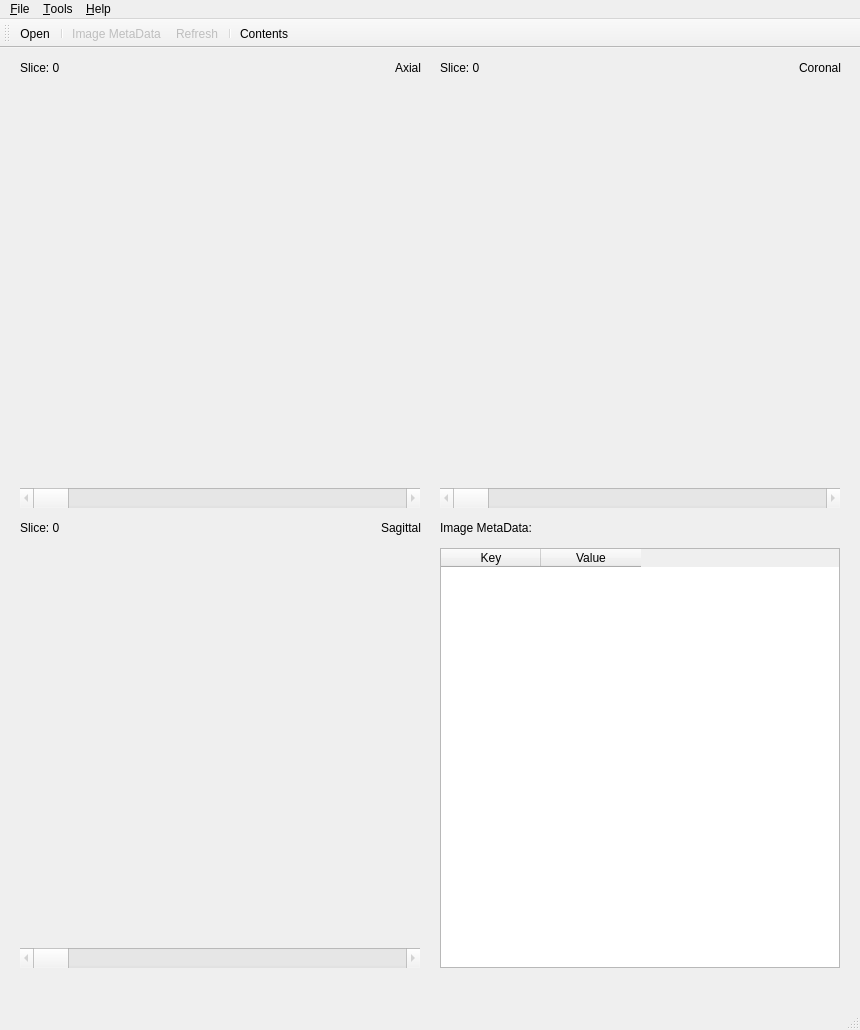
<?xml version="1.0" encoding="UTF-8"?>
<ui version="4.0">
 <class>MainWindow</class>
 <widget class="QMainWindow" name="MainWindow">
  <property name="geometry">
   <rect>
    <x>0</x>
    <y>0</y>
    <width>860</width>
    <height>1030</height>
   </rect>
  </property>
  <property name="sizePolicy">
   <sizepolicy hsizetype="Preferred" vsizetype="Preferred">
    <horstretch>0</horstretch>
    <verstretch>0</verstretch>
   </sizepolicy>
  </property>
  <property name="windowTitle">
   <string>DICOM Viewer</string>
  </property>
  <widget class="QWidget" name="centralWidget">
   <widget class="QVTKWidget" name="qvtkWidgetAxl" native="true">
    <property name="geometry">
     <rect>
      <x>20</x>
      <y>40</y>
      <width>400</width>
      <height>400</height>
     </rect>
    </property>
   </widget>
   <widget class="QLabel" name="lblCurrentSliceAxl">
    <property name="geometry">
     <rect>
      <x>20</x>
      <y>10</y>
      <width>151</width>
      <height>20</height>
     </rect>
    </property>
    <property name="text">
     <string>Slice: 0</string>
    </property>
    <property name="alignment">
     <set>Qt::AlignLeading|Qt::AlignLeft|Qt::AlignVCenter</set>
    </property>
   </widget>
   <widget class="QVTKWidget" name="qvtkWidgetCor" native="true">
    <property name="geometry">
     <rect>
      <x>440</x>
      <y>40</y>
      <width>400</width>
      <height>400</height>
     </rect>
    </property>
   </widget>
   <widget class="QVTKWidget" name="qvtkWidgetSag" native="true">
    <property name="geometry">
     <rect>
      <x>20</x>
      <y>500</y>
      <width>400</width>
      <height>400</height>
     </rect>
    </property>
   </widget>
   <widget class="QLabel" name="lblCurrentSliceCor">
    <property name="geometry">
     <rect>
      <x>440</x>
      <y>10</y>
      <width>151</width>
      <height>20</height>
     </rect>
    </property>
    <property name="text">
     <string>Slice: 0</string>
    </property>
    <property name="alignment">
     <set>Qt::AlignLeading|Qt::AlignLeft|Qt::AlignVCenter</set>
    </property>
   </widget>
   <widget class="QLabel" name="lblCurrentSliceSag">
    <property name="geometry">
     <rect>
      <x>20</x>
      <y>470</y>
      <width>151</width>
      <height>20</height>
     </rect>
    </property>
    <property name="text">
     <string>Slice: 0</string>
    </property>
    <property name="alignment">
     <set>Qt::AlignLeading|Qt::AlignLeft|Qt::AlignVCenter</set>
    </property>
   </widget>
   <widget class="QScrollBar" name="hScrollBarCor">
    <property name="enabled">
     <bool>false</bool>
    </property>
    <property name="geometry">
     <rect>
      <x>440</x>
      <y>440</y>
      <width>400</width>
      <height>20</height>
     </rect>
    </property>
    <property name="orientation">
     <enum>Qt::Horizontal</enum>
    </property>
   </widget>
   <widget class="QScrollBar" name="hScrollBarAxl">
    <property name="enabled">
     <bool>false</bool>
    </property>
    <property name="geometry">
     <rect>
      <x>20</x>
      <y>440</y>
      <width>400</width>
      <height>20</height>
     </rect>
    </property>
    <property name="orientation">
     <enum>Qt::Horizontal</enum>
    </property>
   </widget>
   <widget class="QScrollBar" name="hScrollBarSag">
    <property name="enabled">
     <bool>false</bool>
    </property>
    <property name="geometry">
     <rect>
      <x>20</x>
      <y>900</y>
      <width>400</width>
      <height>20</height>
     </rect>
    </property>
    <property name="orientation">
     <enum>Qt::Horizontal</enum>
    </property>
   </widget>
   <widget class="QLabel" name="lblTitleAxl">
    <property name="geometry">
     <rect>
      <x>270</x>
      <y>10</y>
      <width>151</width>
      <height>20</height>
     </rect>
    </property>
    <property name="text">
     <string>Axial</string>
    </property>
    <property name="alignment">
     <set>Qt::AlignRight|Qt::AlignTrailing|Qt::AlignVCenter</set>
    </property>
   </widget>
   <widget class="QLabel" name="lblTitleCor">
    <property name="geometry">
     <rect>
      <x>690</x>
      <y>10</y>
      <width>151</width>
      <height>20</height>
     </rect>
    </property>
    <property name="text">
     <string>Coronal</string>
    </property>
    <property name="alignment">
     <set>Qt::AlignRight|Qt::AlignTrailing|Qt::AlignVCenter</set>
    </property>
   </widget>
   <widget class="QLabel" name="lblTitleSag">
    <property name="geometry">
     <rect>
      <x>270</x>
      <y>470</y>
      <width>151</width>
      <height>20</height>
     </rect>
    </property>
    <property name="text">
     <string>Sagittal</string>
    </property>
    <property name="alignment">
     <set>Qt::AlignRight|Qt::AlignTrailing|Qt::AlignVCenter</set>
    </property>
   </widget>
   <widget class="QTableWidget" name="tableMetaData">
    <property name="geometry">
     <rect>
      <x>440</x>
      <y>500</y>
      <width>400</width>
      <height>420</height>
     </rect>
    </property>
    <property name="frameShape">
     <enum>QFrame::StyledPanel</enum>
    </property>
    <property name="frameShadow">
     <enum>QFrame::Sunken</enum>
    </property>
    <property name="editTriggers">
     <set>QAbstractItemView::NoEditTriggers</set>
    </property>
    <property name="selectionBehavior">
     <enum>QAbstractItemView::SelectRows</enum>
    </property>
    <property name="columnCount">
     <number>2</number>
    </property>
    <attribute name="horizontalHeaderCascadingSectionResizes">
     <bool>false</bool>
    </attribute>
    <attribute name="verticalHeaderVisible">
     <bool>false</bool>
    </attribute>
    <attribute name="verticalHeaderStretchLastSection">
     <bool>false</bool>
    </attribute>
    <column>
     <property name="text">
      <string>Key</string>
     </property>
    </column>
    <column>
     <property name="text">
      <string>Value</string>
     </property>
    </column>
   </widget>
   <widget class="QLabel" name="lblImageMetaData">
    <property name="geometry">
     <rect>
      <x>440</x>
      <y>470</y>
      <width>121</width>
      <height>20</height>
     </rect>
    </property>
    <property name="text">
     <string>Image MetaData:</string>
    </property>
    <property name="alignment">
     <set>Qt::AlignLeading|Qt::AlignLeft|Qt::AlignVCenter</set>
    </property>
   </widget>
  </widget>
  <widget class="QStatusBar" name="statusBar"/>
  <widget class="QMenuBar" name="menuBar">
   <property name="geometry">
    <rect>
     <x>0</x>
     <y>0</y>
     <width>860</width>
     <height>22</height>
    </rect>
   </property>
   <property name="autoFillBackground">
    <bool>true</bool>
   </property>
   <property name="nativeMenuBar">
    <bool>false</bool>
   </property>
   <widget class="QMenu" name="menuFile">
    <property name="font">
     <font>
      <weight>50</weight>
      <bold>false</bold>
     </font>
    </property>
    <property name="title">
     <string>&amp;File</string>
    </property>
    <addaction name="actionOpen"/>
    <addaction name="separator"/>
    <addaction name="actionExit"/>
   </widget>
   <widget class="QMenu" name="menuHelp">
    <property name="title">
     <string>&amp;Help</string>
    </property>
    <addaction name="actionContents"/>
    <addaction name="actionAbout"/>
   </widget>
   <widget class="QMenu" name="menu_Tools">
    <property name="title">
     <string>&amp;Tools</string>
    </property>
    <addaction name="actionImageMetaData"/>
    <addaction name="actionRefresh"/>
   </widget>
   <addaction name="menuFile"/>
   <addaction name="menu_Tools"/>
   <addaction name="menuHelp"/>
  </widget>
  <widget class="QToolBar" name="toolBar">
   <property name="windowTitle">
    <string>toolBar</string>
   </property>
   <property name="toolButtonStyle">
    <enum>Qt::ToolButtonTextUnderIcon</enum>
   </property>
   <attribute name="toolBarArea">
    <enum>TopToolBarArea</enum>
   </attribute>
   <attribute name="toolBarBreak">
    <bool>false</bool>
   </attribute>
   <addaction name="actionOpen"/>
   <addaction name="separator"/>
   <addaction name="actionImageMetaData"/>
   <addaction name="actionRefresh"/>
   <addaction name="separator"/>
   <addaction name="actionContents"/>
  </widget>
  <action name="actionOpen">
   <property name="icon">
    <iconset resource="images.qrc">
     <normaloff>:/images/ic_folder_open.png</normaloff>:/images/ic_folder_open.png</iconset>
   </property>
   <property name="text">
    <string>Open</string>
   </property>
   <property name="shortcut">
    <string>Ctrl+O</string>
   </property>
  </action>
  <action name="actionExit">
   <property name="icon">
    <iconset resource="images.qrc">
     <normaloff>:/images/ic_close.png</normaloff>:/images/ic_close.png</iconset>
   </property>
   <property name="text">
    <string>Exit</string>
   </property>
   <property name="shortcut">
    <string>Ctrl+Q</string>
   </property>
  </action>
  <action name="actionContents">
   <property name="icon">
    <iconset resource="images.qrc">
     <normaloff>:/images/ic_help.png</normaloff>:/images/ic_help.png</iconset>
   </property>
   <property name="text">
    <string>Contents</string>
   </property>
   <property name="shortcut">
    <string>F1</string>
   </property>
  </action>
  <action name="actionAbout">
   <property name="text">
    <string>About</string>
   </property>
  </action>
  <action name="actionAddMark">
   <property name="checkable">
    <bool>true</bool>
   </property>
   <property name="enabled">
    <bool>false</bool>
   </property>
   <property name="icon">
    <iconset resource="images.qrc">
     <normaloff>:/images/ic_marker_add.png</normaloff>:/images/ic_marker_add.png</iconset>
   </property>
   <property name="text">
    <string>Add Marker</string>
   </property>
   <property name="shortcut">
    <string>Ctrl+M</string>
   </property>
  </action>
  <action name="actionDelMark">
   <property name="enabled">
    <bool>false</bool>
   </property>
   <property name="icon">
    <iconset resource="images.qrc">
     <normaloff>:/images/ic_marker_del.png</normaloff>:/images/ic_marker_del.png</iconset>
   </property>
   <property name="text">
    <string>Remove Marker</string>
   </property>
   <property name="shortcut">
    <string>Del</string>
   </property>
  </action>
  <action name="actionImageMetaData">
   <property name="checkable">
    <bool>true</bool>
   </property>
   <property name="enabled">
    <bool>false</bool>
   </property>
   <property name="icon">
    <iconset resource="images.qrc">
     <normaloff>:/images/ic_info.png</normaloff>:/images/ic_info.png</iconset>
   </property>
   <property name="text">
    <string>Image MetaData</string>
   </property>
   <property name="toolTip">
    <string>Image MetaData</string>
   </property>
  </action>
  <action name="actionRefresh">
   <property name="enabled">
    <bool>false</bool>
   </property>
   <property name="icon">
    <iconset resource="images.qrc">
     <normaloff>:/images/ic_refresh.png</normaloff>:/images/ic_refresh.png</iconset>
   </property>
   <property name="text">
    <string>Refresh</string>
   </property>
   <property name="toolTip">
    <string>Refresh</string>
   </property>
   <property name="shortcut">
    <string>F5</string>
   </property>
  </action>
  <action name="actionClrMark">
   <property name="enabled">
    <bool>false</bool>
   </property>
   <property name="icon">
    <iconset resource="images.qrc">
     <normaloff>:/images/ic_marker_clear.png</normaloff>:/images/ic_marker_clear.png</iconset>
   </property>
   <property name="text">
    <string>Clear Markers</string>
   </property>
  </action>
 </widget>
 <layoutdefault spacing="6" margin="11"/>
 <customwidgets>
  <customwidget>
   <class>QVTKWidget</class>
   <extends>QWidget</extends>
   <header>QVTKWidget.h</header>
   <container>1</container>
   <slots>
    <signal>mouseEvent(QMouseEvent*)</signal>
   </slots>
  </customwidget>
 </customwidgets>
 <resources>
  <include location="images.qrc"/>
 </resources>
 <connections/>
</ui>
